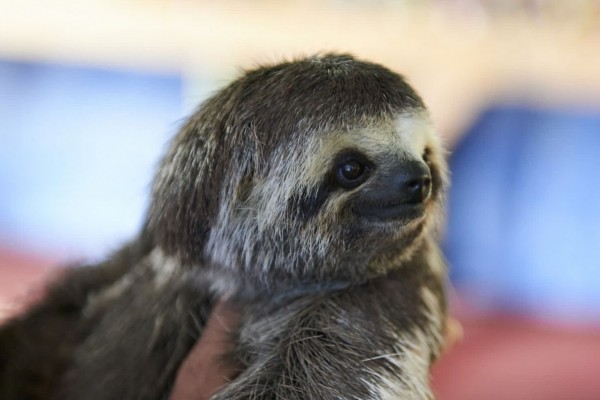
//> input picture issue_51/img/1.jpg, 600 x 400 px
$ ./main   (built with g++ and OpenCV 4, older OpenCV classes emulated)
//> lines starting //> are read from the running program, lines starting //| are printed output that depends on the picture
#include <opencv2/imgproc.hpp>
#include <opencv2/imgcodecs.hpp>
#include <opencv2/highgui.hpp>
#include "opencv2/nonfree/nonfree.hpp"
#include <opencv2/features2d/features2d.hpp>
#include <stdlib.h>
#include <stdio.h>
#include <iostream>
#include <time.h>
#include <fstream>
#include <string.h>
#include <time.h>


using namespace std;
using namespace cv;

int main(){

    Mat img_1 = imread("../img/1.jpg",0);
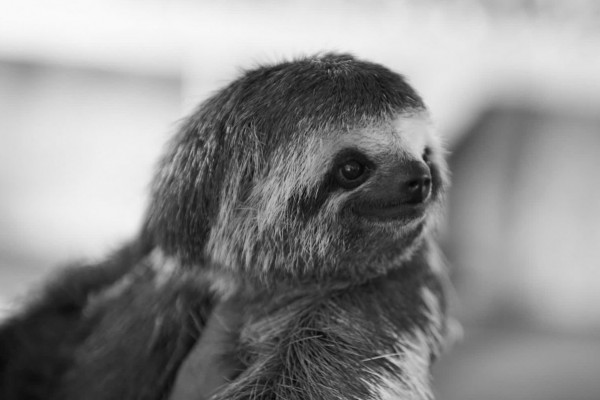
//> img_1: 400 rows x 600 cols, CV_8UC1; min 2, max 251, mean 139.9
    Mat img_2 = imread("../img/2.jpg",0);
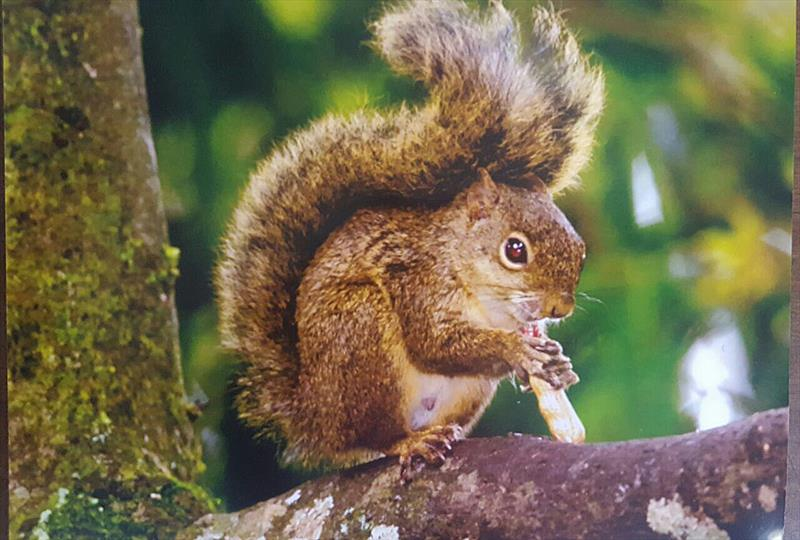
//> input picture issue_51/img/2.jpg, 800 x 540 px
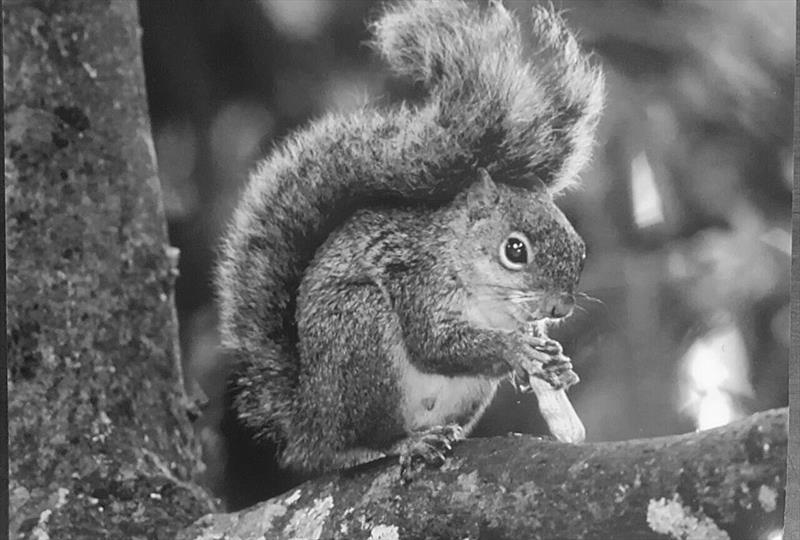
//> img_2: 540 rows x 800 cols, CV_8UC1; min 19, max 255, mean 105.8

    SiftFeatureDetector detector(100);

    vector<KeyPoint> keypoints_1;
    vector<KeyPoint> keypoints_2;

    detector.detect(img_1,keypoints_1);
//> keypoints_1 = 101 keypoints; strongest (x, y, size): (379, 89, 38), (427, 152, 6.6), (93, 196, 87.7), (425, 158, 3.9)
    detector.detect(img_2,keypoints_2);
//> keypoints_2 = 101 keypoints; strongest (x, y, size): (515, 246, 2.7), (521, 245, 1.8), (449, 447, 2.3), (101, 509, 2.6)
    SiftDescriptorExtractor extractor;

    Mat descriptors_1, descriptors_2;

    extractor.compute(img_1, keypoints_1, descriptors_1 );
    extractor.compute(img_2, keypoints_2, descriptors_2 );

    BFMatcher matcher(NORM_L2);
    vector< DMatch > matches;
    matcher.match( descriptors_1, descriptors_2, matches );
//> matches = 101 matches

    Mat img_matches;
    drawMatches( img_1, keypoints_1, img_2, keypoints_2, matches, img_matches );
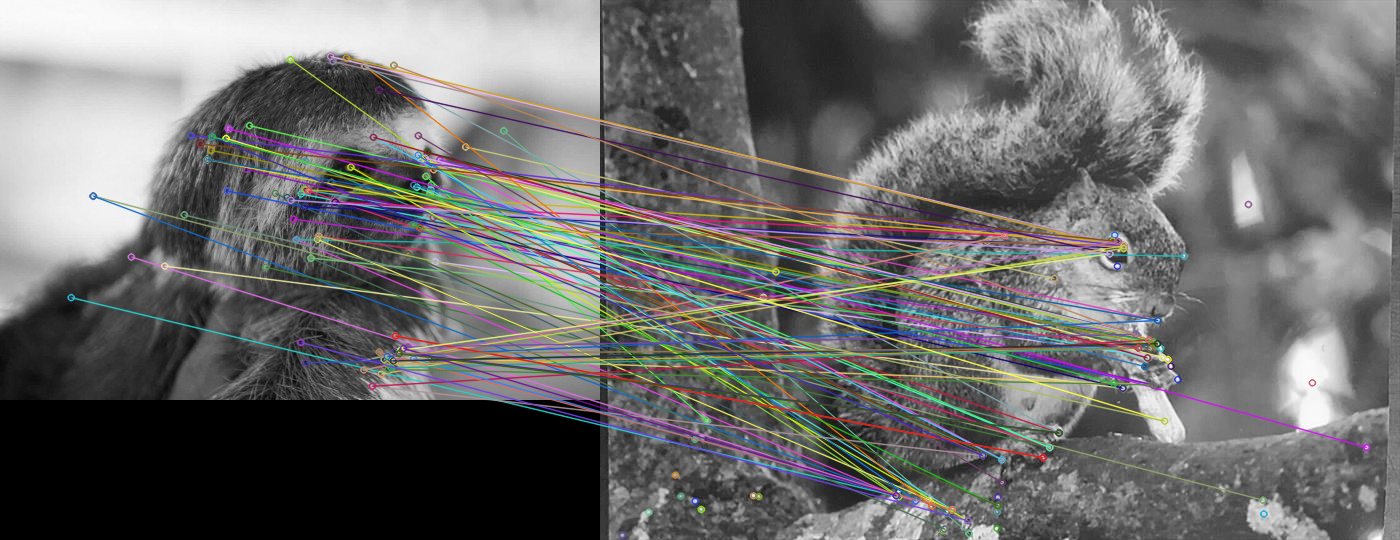
//> img_matches: 540 rows x 1400 cols, CV_8UC3; mean B, G, R 106.8, 107.3, 107.9

    imshow("Matches", img_matches );
    waitKey(0);
    destroyAllWindows();
    return 0;
}
